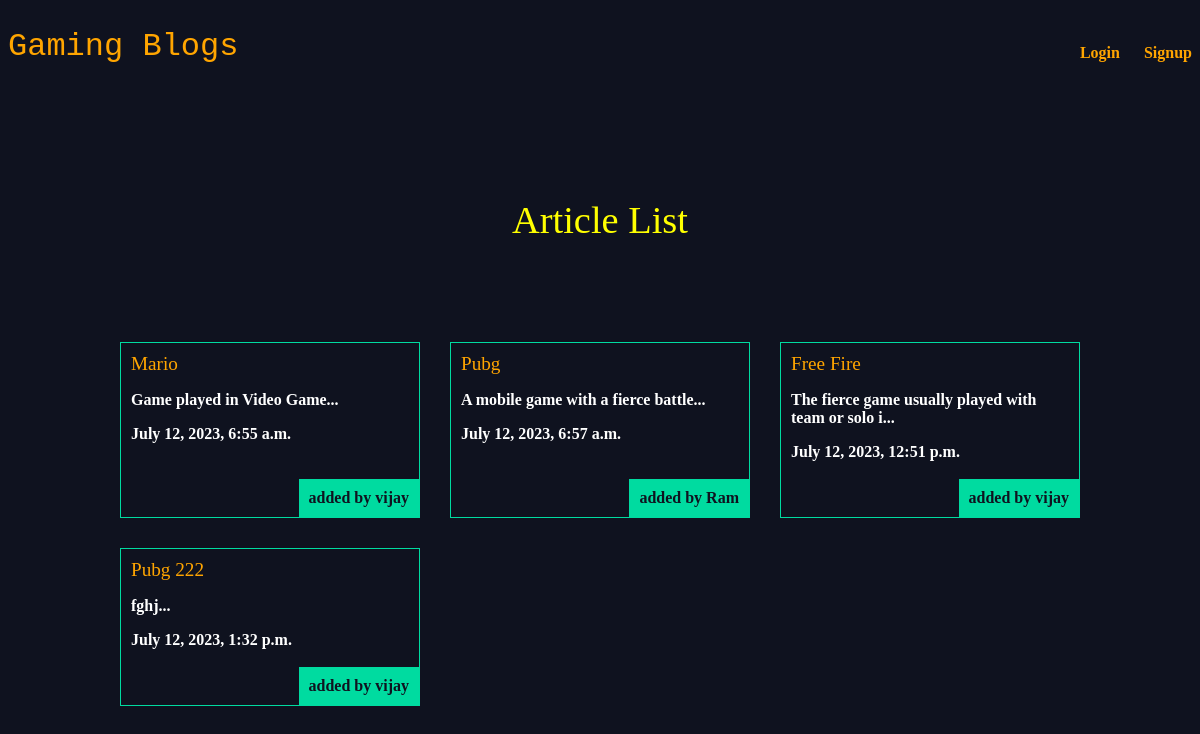
/main/hello/, run on the app's committed database.
### main/models.py (models this page shows, shortened)
class Article(models.Model):
    title = models.CharField(max_length=255)
    slug = models.SlugField()
    body = models.TextField()
    date = models.DateTimeField(auto_now_add=True)
    thumb = models.ImageField(default='default.png',blank=True)
    author = models.ForeignKey(User, on_delete=models.CASCADE, default=None)
    def snippet(self):
        return self.body[:50]+"..."

### main/views.py (the view)
# urls.py: path('hello/',views.hello,name="list"),
def hello(request):
    articles = Article.objects.all().order_by('date')
    return render(request,'hello.html',{"articles":articles})

### main/templates/hello.html
{% extends 'base_layout.html' %}
{% load static %}
{%block content%}
<h1>Article List</h1>
    <link rel="stylesheet" href='{% static "style.css" %}'>
    <div class="articles">
        {% for article in articles %}
        <div class="article">
            <h2><a href="{% url 'main:detail' slug=article.slug %}">{{article.title}}</a></h2>
            <p>{{article.snippet}}</p>
            <p>{{article.date}}</p>
            <p class="author">added by {{article.author.username}}</p>
        </div>
        {% endfor %}
    </div>
{% endblock %}

### templates/base_layout.html (shortened to what this page needs)
{% load static %}
<!DOCTYPE html>
<html lang="en">
<head>
    <link rel="stylesheet" type="text/css" href="/static/style.css"/>
</head>
<body>
<header>
    <h1 class="head"><a href="{% url 'home' %}">Gaming Blogs</a></h1>
    <nav>
        <ul>
            {% if user.is_authenticated %}
            <li>
                <form action="{% url 'accounts:logout' %}" method="post">
                    <button type="submit">Logout</button>
                </form>
            </li>
            <li><a href="{% url 'main:create' %}" class="highlight">New Article</a></li>
            {% else %}
            <li><a href="{% url 'accounts:login' %}">Login</a></li>
            <li><a href="{% url 'accounts:signup' %}">Signup</a></li>
            {% endif %}
        </ul>
    </nav>
</header>
<div class="wrapper">
    {%block content %}
    {% endblock %}
</div>
</body>
</html>

### static/style.css (style rules this page uses)
body { background-color:grey; font-weight: bold; color: #fff; background-color: #0f121f; }
h1,h2,h3,h4,h5,h6 { font-weight: normal; margin: 0; color: yellow !important; }
a,a.hover,a.visited { color: orange; text-decoration: none; }
.wrapper { max-width: 960px; margin: 0 auto; }
div.wrapper h1 { text-align: center; margin: 100px auto; font-size: 2.4em; }
header { display:grid; grid-template-columns: 1fr 1fr; padding: 20px 0; }
nav { justify-self: end; }
nav li { display: inline-block; margin-left:20px; }
.articles { display: grid; grid-template-columns: 1fr 1fr 1fr; grid-gap:30px; }
.article { padding: 10px; border: 1px solid #00dba0; position: relative; padding-bottom: 40px; }
.article h2 { font-size:1.2em; }
.article .author { padding: 10px; background: #00dba0; position: absolute; right:0; bottom: 0; margin: 0; color:#0f121f; }
.head { color: greenyellow; font-family: 'Courier New', Courier, monospace; }

### data on the page
Article: title "Mario", snippet "Game played in Video Game...", date "July 12, 2023, 6:55 a.m.", author.username "vijay"
Article: title "Pubg", snippet "A mobile game with a fierce battle...", date "July 12, 2023, 6:57 a.m.", author.username "Ram"
Article: title "Free Fire", snippet "The fierce game usually played with team or solo i...", date "July 12, 2023, 12:51 p.m.", author.username "vijay"
Article: title "Pubg 222", snippet "fghj...", date "July 12, 2023, 1:32 p.m.", author.username "vijay"
